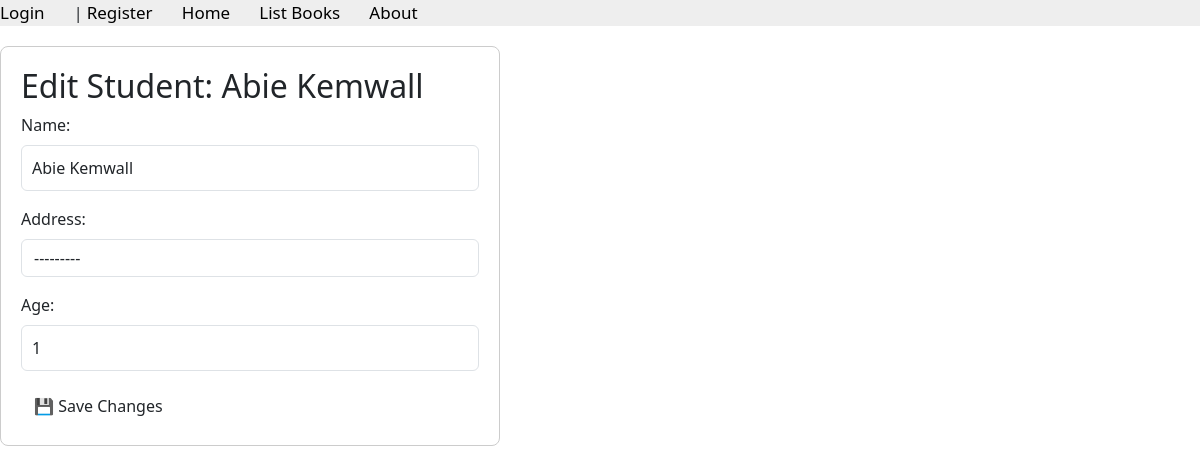
/books/lab11_task1/editstudent/126, run on the app's committed database.
### apps/bookmodule/models.py (models this page shows)
class Student(models.Model):
    name = models.CharField(max_length = 50, null=True, blank=True)
    address = models.ForeignKey(Address, on_delete=models.SET_NULL, null=True, blank=True)
    age = models.IntegerField(default = 1)

### apps/bookmodule/views.py (the view)
# urls.py: path('lab11_task1/editstudent/<int:student_id>', views.lab11_task1_update , name='lab11_task1_update'),
def lab11_task1_update(request, student_id):
    student = get_object_or_404(Student, pk=student_id)
    if request.method == 'POST':
        form = StudentForm(request.POST, instance=student)
        if form.is_valid():
            form.save()
            return redirect('lab11_task1_list')
    else:
        form = StudentForm(instance=student)
    return render(request, 'usermodule/task1_editStudent.html', {'form': form, 'student': student})

### apps/bookmodule/forms.py
class StudentForm(forms.ModelForm):
    class Meta:
        model = Student
        fields = ['name', 'address', 'age']
        widgets = {
            'name': forms.TextInput(attrs={'class': 'form-control'}),
            'address': forms.Select(attrs={'class': 'form-control'}),
            'age': forms.NumberInput(attrs={'class': 'form-control'}),
        }

### apps/bookmodule/models.py (called while the page is built)
    def __str__(self):
        return self.city if self.city else "No City"

### apps/templates/usermodule/task1_editStudent.html (shortened to what this page needs)
{% extends "layouts/base.html" %}
{% load static %}
{% block content %}
<div class="form-container">
    <h2>Edit Student: {{ student.name }}</h2>
    <form method="post">
        {{ form.as_p }}
        <button class="btn" type="submit">💾 Save Changes</button>
    </form>
</div>
{% endblock content %}

### apps/templates/usermodule/task1_editStudent.html (style rules this page uses)
.form-container { margin-top: 20px; max-width: 500px; padding: 20px; border: 1px solid #ccc; border-radius: 8px; }
input[type="text"], input[type="number"], select { width: 100%; padding: 10px; margin: 8px 0; box-sizing: border-box; }
button { color: #fff; background-color: #17a2b8; padding: 12px 24px; border: none; cursor: pointer; }

### data on the page
Student: name "Abie Kemwall", address "---------", age "1"
